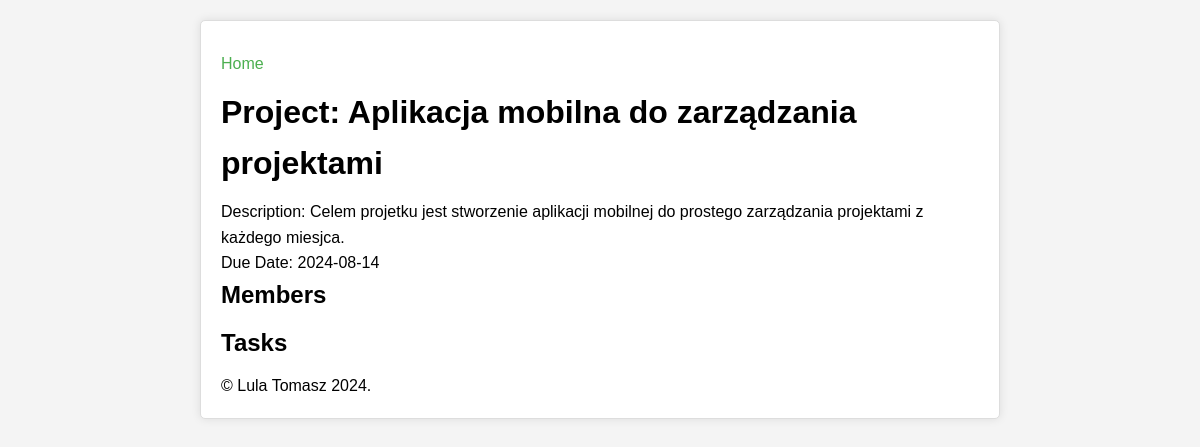
Page /project_info/5 on the committed database.
### tables this page shows
CREATE TABLE project (
            id INTEGER PRIMARY KEY AUTOINCREMENT,
            name TEXT NOT NULL,
            description TEXT,
            due_date DATE NOT NULL
        );

### app.py (the view)
@app.route('/project_info/<int:project_id>')
def project_info(project_id):
    conn = sqlite3.connect('projects.db')
    cursor = conn.cursor()
    cursor.execute('SELECT * FROM project WHERE id=?', (project_id,))
    project_data = cursor.fetchone()
    if not project_data:
        conn.close()
        return 'Project not found', 404
    project = Project(*project_data)
    cursor.execute('SELECT * FROM task WHERE project_id=?', (project_id,))
    tasks_data = cursor.fetchall()
    tasks = [Task(*task[:6]) for task in tasks_data]
    cursor.execute('''
        SELECT user.id, user.username FROM user
        JOIN project_member ON user.id = project_member.user_id
        WHERE project_member.project_id = ?
    ''', (project_id,))
    members = cursor.fetchall()
    conn.close()
    return render_template('project_info.html', project=project, tasks=tasks, members=members)

### templates/project_info.html (shortened to what this page needs)
{% extends 'base.html' %}
{% block content %}
    <h1>Project: {{ project.name }}</h1>
    <p>Description: {{ project.description }}</p>
    <p>Due Date: {{ project.due_date }}</p>
    <h2>Members</h2>
    <h2>Tasks</h2>
{% endblock %}

### static/css/styles.css (style rules this page uses)
* { margin: 0; padding: 0; box-sizing: border-box; }
body { font-family: Arial, sans-serif; line-height: 1.6; background-color: #f4f4f4; margin: 20px; }
h1, h2, h3 { margin-bottom: 10px; }

### rows in the picture
project: name "Aplikacja mobilna do zarządzania projektami", description "Celem projetku jest stworzenie aplikacji mobilnej do prostego zarządzania projektami z każdego miesjca.", due_date "2024-08-14"
